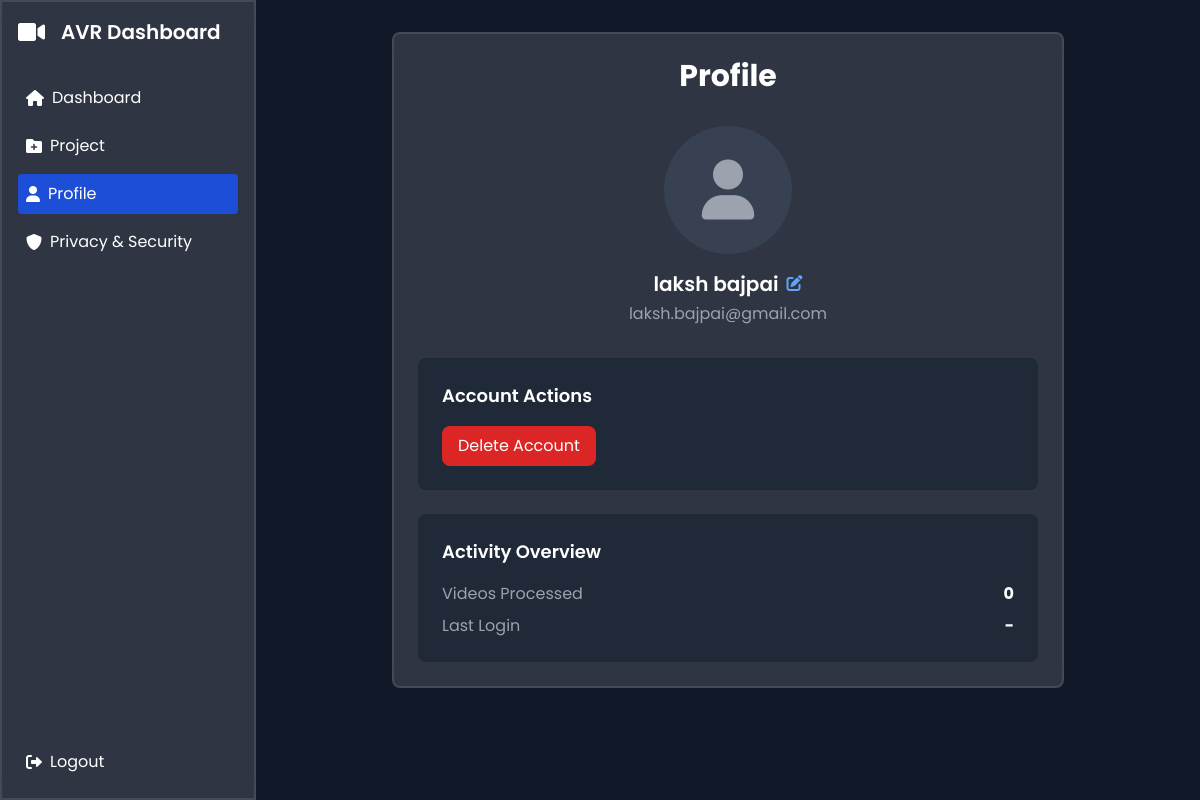
Screenshot of /profile (signed in) with the database file from the repository.
### tables this page shows
CREATE TABLE users (
    id INTEGER PRIMARY KEY AUTOINCREMENT,
    username TEXT UNIQUE NOT NULL,
    email TEXT UNIQUE NOT NULL,
    password_hash TEXT NOT NULL,
    first_name TEXT NOT NULL,
    last_name TEXT NOT NULL,
    created_at TIMESTAMP DEFAULT CURRENT_TIMESTAMP
, is_admin BOOLEAN DEFAULT 0, last_login TIMESTAMP, is_active BOOLEAN DEFAULT 1);

### app.py (the view)
@app.route('/profile')
@login_required
def profile():
    db = get_db()
    user_data = db.execute('SELECT * FROM users WHERE id = ?', (current_user.id,)).fetchone()
    db.close()
    return render_template('profile.html', user=user_data)

### app.py (called while the page is built)
def get_db():
    db = sqlite3.connect('instance/avr.db')
    db.row_factory = sqlite3.Row
    return db

@login_manager.user_loader
def load_user(user_id):
    db = get_db()
    user = db.execute('SELECT * FROM users WHERE id = ?', (user_id,)).fetchone()
    db.close()
    if user:
        return User(user['id'], user['username'], user['email'], user['first_name'], user['last_name'])
    return None

### Templates/profile.html (shortened to what this page needs)
<!DOCTYPE html>
<html lang="en">
<head>
    <link href="https://cdn.jsdelivr.net/npm/tailwindcss@2.2.19/dist/tailwind.min.css" rel="stylesheet">
    <link href="https://cdnjs.cloudflare.com/ajax/libs/font-awesome/6.0.0/css/all.min.css" rel="stylesheet">
</head>
<body class="bg-gray-900 min-h-screen text-white">
    <div class="flex h-screen">
        <div class="sidebar w-64 p-4 flex flex-col">
            <div class="flex items-center space-x-4 mb-8">
                <i class="fas fa-video text-2xl"></i>
                <h1 class="text-xl font-semibold">AVR Dashboard</h1>
            </div>
            <nav class="flex-1">
                <a href="{{ url_for('dashboard') }}" class="flex items-center space-x-2 p-2 rounded hover:bg-gray-700 mb-2">
                    <i class="fas fa-home"></i>
                    <span>Dashboard</span>
                </a>
                <a href="{{ url_for('project') }}" class="flex items-center space-x-2 p-2 rounded hover:bg-gray-700 mb-2">
                    <i class="fas fa-folder-plus"></i>
                    <span>Project</span>
                </a>
                <a href="{{ url_for('profile') }}" class="flex items-center space-x-2 p-2 rounded hover:bg-gray-700 mb-2 bg-blue-700">
                    <i class="fas fa-user"></i>
                    <span>Profile</span>
                </a>
                <a href="{{ url_for('privacy') }}" class="flex items-center space-x-2 p-2 rounded hover:bg-gray-700 mb-2">
                    <i class="fas fa-shield-alt"></i>
                    <span>Privacy & Security</span>
                </a>
            </nav>
            <div class="mt-auto">
                <a href="{{ url_for('logout') }}" class="flex items-center space-x-2 p-2 rounded hover:bg-gray-700">
                    <i class="fas fa-sign-out-alt"></i>
                    <span>Logout</span>
                </a>
            </div>
        </div>
        <div class="flex-1 p-8 overflow-y-auto">
            <div class="main-content rounded-lg p-6 max-w-2xl mx-auto">
                <h1 class="text-3xl font-bold text-center mb-8">Profile</h1>
                <div class="flex flex-col items-center mb-8">
                    <div class="w-32 h-32 rounded-full bg-gray-700 flex items-center justify-center mb-4">
                        <i class="fas fa-user text-6xl text-gray-400"></i>
                    </div>
                    <div class="text-center">
                        <div class="flex items-center justify-center gap-2 mb-1">
                            <h2 class="text-xl font-semibold">{{ user['first_name'] }} {{ user['last_name'] }}</h2>
                            <button onclick="toggleNameEdit()" class="text-blue-400 hover:text-blue-300">
                                <i class="fas fa-edit"></i>
                            </button>
                        </div>
                        <p class="text-gray-400">{{ user['email'] }}</p>
                    </div>
                </div>
                <div class="bg-gray-800 rounded-lg p-6 mb-6">
                    <h3 class="text-lg font-semibold mb-4">Account Actions</h3>
                    <form method="POST" action="#" onsubmit="return confirm('Are you sure you want to delete your account? This action cannot be undone.');">
                        <button type="submit" class="px-4 py-2 bg-red-600 text-white rounded-lg hover:bg-red-700 transition">Delete Account</button>
                    </form>
                </div>
                <div class="bg-gray-800 rounded-lg p-6">
                    <h3 class="text-lg font-semibold mb-4">Activity Overview</h3>
                    <div class="flex flex-col gap-2">
                        <div class="flex items-center justify-between">
                            <span class="text-gray-400">Videos Processed</span>
                            <span class="font-bold">0</span>
                        </div>
                        <div class="flex items-center justify-between">
                            <span class="text-gray-400">Last Login</span>
                            <span class="font-bold">-</span>
                        </div>
                    </div>
                </div>
            </div>
        </div>
    </div>
</body>
</html>

### Templates/profile.html (style rules this page uses)
* { font-family: 'Poppins', sans-serif; }
.sidebar { background-color: rgba(255,255,255,0.13); backdrop-filter: blur(10px); border: 2px solid rgba(255,255,255,0.1); }
.main-content { background-color: rgba(255,255,255,0.13); backdrop-filter: blur(10px); border: 2px solid rgba(255,255,255,0.1); }

### rows the page displays
users: first_name "laksh", last_name "bajpai", email "laksh.bajpai@gmail.com"
